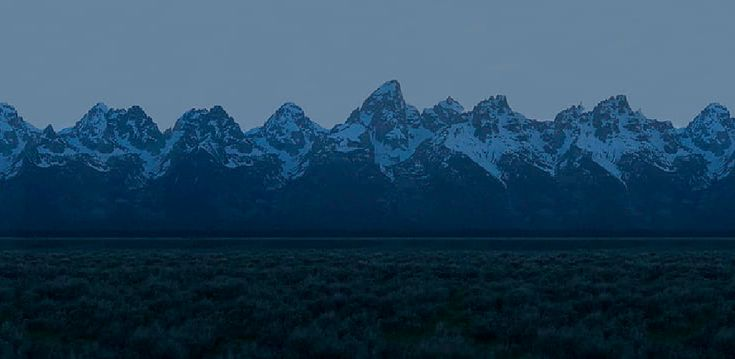
#> input picture studio/tetons/art/tetons.jpg, 735 x 359 px
$ python ascii.py
#> lines starting #> are read from the running program, lines starting #| are printed output that depends on the picture; after the words box and inside, x2 and y2 are one past the last pixel; in counts of white or black regions, pixels touching at a corner belong together
# /// script
# requires-python = ">=3.11"
# dependencies = ["numpy", "pillow>=11.3", "scipy"]
# ///
"""What the loader needs to set the Tetons at dusk in type, and the PRS birds flying over them. Run from the
repository root:

    uv run studio/tetons/ascii.py [--proof DIR]

The loader sets the mountains itself, at whatever grid fits the screen, about five pixels a character, so it keeps
as much of the photograph as type can. From here it gets:

- public/loader/tetons.webp: the photograph (art/tetons.jpg) worked over for type, twice as tall as it is. Its top
  half is each point's own colour, brightened, since type covers only part of its cell and must still read as the
  picture does. Its bottom half is each point's tone, which picks
  the character: the photograph's brightest channel with its local contrast raised, so snow stands off rock. The sky,
  flat and as bright as the snow, is given a tone and colour of its own, lower, so the peaks stand against it.
- public/loader/tetons.txt: the night the type is set on; the sky's colour; the ramp of characters, bare to full,
  ordered by Menlo's own ink; where the sky ends in each column of the photograph, traced down from the top to where
  the picture first parts from the sky's colour, so the loader can draw the ridge in strokes the way it runs (in the photograph's own points, before it was doubled); and the
  birds.

The birds (art/prs-birds.png) are the nine of PRS's bird inlays, as inlaid, flying left toward the nut, each set at a
range of heights, with its height in the set kept so the loader can keep them in proportion: in
each cell its silhouette is read at 6 by 10 points and the cell gets the printable character whose own ink, Menlo's
glyph drawn into the same cell, comes closest to it, point for point, with a slow wave of brightness across the bird
for the figure of the pearl.

With --proof, the birds are also set in Menlo as a PNG in DIR, to look at.
"""

import argparse
import os

import numpy as np
from PIL import Image, ImageDraw, ImageFilter, ImageFont
from scipy import ndimage

HERE = os.path.dirname(os.path.abspath(__file__))
ROOT = os.path.dirname(os.path.dirname(HERE))
PHOTO = os.path.join(HERE, 'art', 'tetons.jpg')
BIRDS = os.path.join(HERE, 'art', 'prs-birds.png')
HAND = os.path.join(HERE, 'art', 'ReenieBeanie.ttf')
OUT = os.path.join(ROOT, 'public', 'loader')
FONT = '/System/Library/Fonts/Menlo.ttc'

ADVANCE = 0.602
SUB = (6, 10)
CHARS = [chr(c) for c in range(32, 127) if chr(c) != '<']
# The night the type is set on.
NIGHT = '#04080e'
# Tone, from the photograph's brightest channel, between what reads as bare and as full, with local contrast raised.
DARK, LIGHT = 34, 168
CONTRAST = 1.2
SKY_TONE = 0.45
# The colours: the photograph's own, each point brightened along a curve that lifts the dark more than the light, so
# type, which covers only part of its cell, still reads as the picture does; hue kept, saturation raised a touch.
BRIGHTEN = 1.8
SATURATE = 1.15
# The photograph is handed over at twice its size, sharpened a little, so it reads crisply at a point a character.
UPSCALE = 2
# The ramp, re-sorted by Menlo's own ink.
RAMP = " .,:;-~=+*xoe%#&@"
# The birds' heights, in rows.
HEIGHTS = (4, 5, 6, 7, 8, 9, 10, 12, 14, 16)
# The writing, as the cover's is, line by line: each line's words, how far in it starts and how far it runs off level,
# as shares of the widest line and in degrees.
WRITING = (('I hate being', 0.06, -1.2), ('a loading screen', 0.0, 0.6), ('its awesome', 0.1, -0.8))
# How thick the marker is, as a share of the hand's em; and the widths, in columns, it is set at.
MARKER = 0.012
WIDTHS = (150, 200, 260, 330)


def glyphs():
    """Each character's ink in a cell, at SUB points, from Menlo drawn large with the baseline where CSS puts it at a
    line height of one."""
    em = 200
    font = ImageFont.truetype(FONT, em)
    ascent, descent = font.getmetrics()
    baseline = (em - (ascent + descent)) / 2 + ascent
    w, h = round(em * ADVANCE), em
    maps = []
    for char in CHARS:
        image = Image.new('L', (w, h), 0)
        ImageDraw.Draw(image).text((0, baseline), char, font=font, fill=255, anchor='ls')
        maps.append(np.asarray(image.resize(SUB, Image.Resampling.BOX)).astype(np.float32) / 255)
    return np.stack(maps)


def cells(values, cols, rows):
    """`values` read at SUB points a cell, as rows x cols x points."""
    sw, sh = SUB
    big = Image.fromarray(values.astype(np.float32), 'F').resize((cols * sw, rows * sh), Image.Resampling.BICUBIC)
    return np.asarray(big).reshape(rows, sh, cols, sw).transpose(0, 2, 1, 3).reshape(rows, cols, -1)


def match(target, maps):
    """The closest character to each cell of `target`, point for point."""
    flat = maps.reshape(len(maps), -1)
    pick = np.empty(target.shape[:2], np.int64)
    for r in range(target.shape[0]):
        pick[r] = ((target[r][:, None, :] - flat[None]) ** 2).sum(-1).argmin(-1)
    return pick


def hex_colour(rgb):
    return '#' + ''.join(f'{round(v):02x}' for v in rgb)


def mountains(maps):
    rgb = np.asarray(Image.open(PHOTO).convert('RGB')).astype(np.float32)
    height, width = rgb.shape[:2]

    # The sky: in each column, down to where the picture first parts from the sky's colour.
    colour = np.median(rgb[:40].reshape(-1, 3), 0)
    apart = ndimage.median_filter(np.sqrt(((rgb - colour) ** 2).sum(2)), 3) > 9
    ridge = np.argmax(apart, axis=0)
    sky = np.arange(height)[:, None] < ridge[None, :]

    value = rgb.max(2)
    detail = value + CONTRAST * (value - ndimage.gaussian_filter(value, 5))
    tone = ndimage.gaussian_filter(np.clip((detail - DARK) / (LIGHT - DARK), 0, 1), 0.6)
    tone[sky] = SKY_TONE

    level = rgb.max(-1, keepdims=True) / 255
    paint = rgb * ((1 - (1 - level) ** BRIGHTEN) / np.maximum(level, 1e-3))
    luma = (paint @ np.array([0.299, 0.587, 0.114]))[..., None]
    paint = np.clip(luma + (paint - luma) * SATURATE, 0, 255)
    sky_colour = paint[sky].mean(0)
    paint[sky] = sky_colour

    sheet = np.concatenate([paint, np.repeat(tone[..., None] * 255, 3, 2)], 0)
    os.makedirs(OUT, exist_ok=True)
    path = os.path.join(OUT, 'tetons.webp')
    sheet = Image.fromarray(np.clip(sheet, 0, 255).astype(np.uint8))
    sheet = sheet.resize((sheet.width * UPSCALE, sheet.height * UPSCALE), Image.Resampling.LANCZOS)
    sheet = sheet.filter(ImageFilter.UnsharpMask(radius=1.4, percent=60, threshold=1))
    sheet.save(path, quality=78, method=6)
    print(f'{width} x {height} photograph, {os.path.getsize(path)} bytes -> {os.path.relpath(path, ROOT)}')

    ink = {CHARS[i]: maps[i].mean() for i in range(len(CHARS))}
    ramp = ''.join(sorted(RAMP, key=lambda c: ink[c]))
    return [NIGHT, hex_colour(sky_colour), ramp, ' '.join(map(str, ridge))]


def birds(maps, proof):
    strip = np.asarray(Image.open(BIRDS).convert('L')) > 128
    found, count = ndimage.label(strip)
    sizes = ndimage.sum(strip, found, range(1, count + 1))
    shapes = [(box, i + 1) for i, box in enumerate(ndimage.find_objects(found)) if sizes[i] > 200]
    shapes.sort(key=lambda each: each[0][1].start)
    out = []
    proofs = []
    natural = []
    for b, (box, label) in enumerate(shapes):
        # As inlaid, flying toward the nut, to the left.
        mask = Image.fromarray(((found[box] == label) * 255).astype(np.uint8))
        natural.append(mask.height)
        mask = mask.resize((mask.width * 6, mask.height * 6), Image.Resampling.LANCZOS)
        ink = ndimage.gaussian_filter(np.asarray(mask).astype(np.float32) / 255, 2)
        ys, xs = np.nonzero(ink > 0.05)
        ink = ink[ys.min() : ys.max() + 1, xs.min() : xs.max() + 1]
        for rows in HEIGHTS:
            sw, sh = SUB
            cols = max(1, round(ink.shape[1] / ink.shape[0] * rows * sh / sw))
            sub = cells(ink, cols, rows)
            # The pearl's figure: a slow wave of brightness across the bird.
            r, c = np.mgrid[0:rows, 0:cols]
            sheen = 0.78 + 0.22 * np.sin((c * 0.9 + r * 1.7) / max(rows, 4) * 3)
            pick = match(np.clip(sub * sheen[..., None], 0, 1), maps)
            lines = [''.join(CHARS[i] if sub[y, x].mean() > 0.08 else ' ' for x, i in enumerate(row)).rstrip() for y, row in enumerate(pick)]
            out.append(f'{b} {rows} {cols}')
            out.extend(lines)
            if rows == HEIGHTS[-1]:
                proofs.append(lines)
    if proof:
        lines = []
        for bird in proofs:
            lines.extend(bird + [''])
        render(lines, os.path.join(proof, 'birds.png'))
    return [' '.join(map(str, natural))] + out, len(shapes)


def writing(maps, proof):
    """The words in the hand, thickened to the marker's stroke, set at each of WIDTHS."""
    em = 240
    font = ImageFont.truetype(HAND, em)
    lines = []
    for words, _, tilt in WRITING:
        left, top, right, bottom = font.getbbox(words)
        image = Image.new('L', (right + em, round(em * 1.6)), 0)
        ImageDraw.Draw(image).text((em // 2, em // 3), words, font=font, fill=255)
        lines.append(image.rotate(tilt, resample=Image.Resampling.BICUBIC, expand=True))
    widest = max(line.width for line in lines)
    page = Image.new('L', (round(widest * 1.15), round(sum(line.height for line in lines) * 0.62)), 0)
    y = 0
    for line, (_, indent, _) in zip(lines, WRITING):
        page.paste(line, (round(indent * widest), y), line)
        y += round(line.height * 0.58)
    page = page.filter(ImageFilter.MaxFilter(2 * round(MARKER * em / 2) + 1))
    ink = ndimage.gaussian_filter(np.asarray(page).astype(np.float32) / 255, 2)
    ys, xs = np.nonzero(ink > 0.05)
    ink = ink[ys.min() : ys.max() + 1, xs.min() : xs.max() + 1]
    out = []
    for cols in WIDTHS:
        rows = max(1, round(ink.shape[0] / ink.shape[1] * cols * ADVANCE))
        sub = cells(ink, cols, rows)
        pick = match(sub, maps)
        set_ = [''.join(CHARS[i] if sub[y, x].mean() > 0.1 else ' ' for x, i in enumerate(row)).rstrip() for y, row in enumerate(pick)]
        out.append(f'w {rows} {cols}')
        out.extend(set_)
        if proof and cols == WIDTHS[-1]:
            render(set_, os.path.join(proof, 'writing.png'))
    return out


def render(lines, path):
    size = 14
    font = ImageFont.truetype(FONT, size)
    cell = size * ADVANCE
    image = Image.new('RGB', (round(max(len(line) for line in lines) * cell) + 1, len(lines) * size), NIGHT)
    draw = ImageDraw.Draw(image)
    ascent, descent = font.getmetrics()
    baseline = (size - (ascent + descent)) / 2 + ascent
    for r, line in enumerate(lines):
        draw.text((0, r * size + baseline), line, font=font, fill='#eef2f4', anchor='ls')
    image.save(path)


def main():
    parser = argparse.ArgumentParser()
    parser.add_argument('--proof')
    args = parser.parse_args()
    if args.proof:
        os.makedirs(args.proof, exist_ok=True)
    maps = glyphs()
#> after the loop in glyphs, `for char in CHARS:`: maps = 94 items
    head = mountains(maps)
#> in mountains, `colour = np.median(rgb[:40].reshape(-1, 3), 0)`: colour = [101, 131, 157]
#> in mountains, `apart = ndimage.median_filter(np.sqrt(((rgb - colour) ** 2).sum(2)), 3..`:
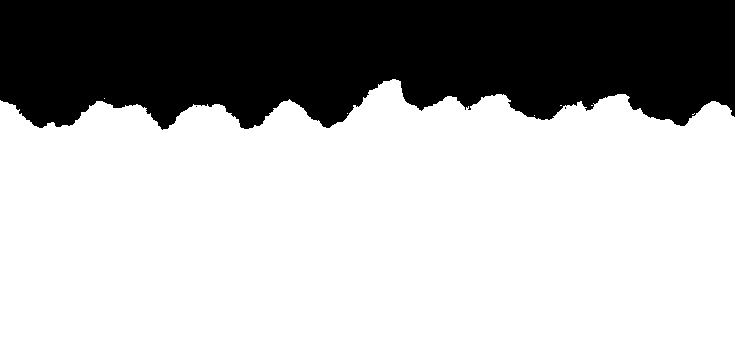
#> apart: shape (359, 735) bool; 69.5% white; 3 black regions (2 under 20 px), largest, box (x1, y1, x2, y2) and area: (0, 0, 735, 130) 80460
#> in mountains, `ridge = np.argmax(apart, axis=0)`: ridge = 735 values, max 130 at index 162, min 79 at index 392, mean 109.4
#> in mountains, `sky = np.arange(height)[:, None] < ridge[None, :]`: sky: shape (359, 735) bool; 30.5% white; 1 white region, box (x1, y1, x2, y2) and area: (0, 0, 735, 130) 80397
#> in mountains, `sky_colour = paint[sky].mean(0)`: sky_colour = [129.4, 175.4, 215.4]
#| 735 x 359 photograph, 112036 bytes -> public/loader/tetons.webp
#> in mountains, `ink = {CHARS[i]: maps[i].mean() for i in range(len(CHARS))}`: ink = 94 items
#> head = 4 items
    flock, count = birds(maps, args.proof)
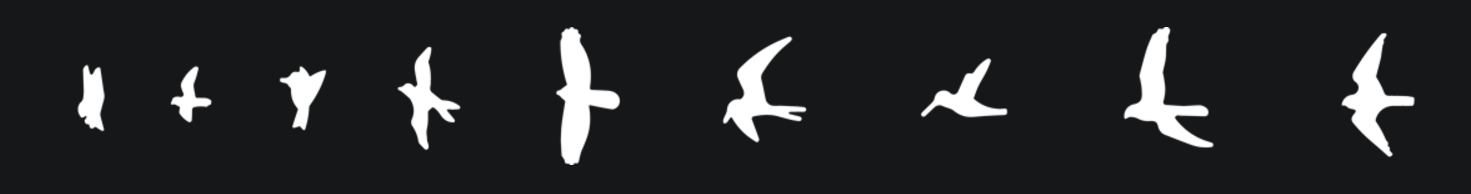
#> input picture studio/tetons/art/prs-birds.png, 1471 x 194 px
#> in birds, `strip = np.asarray(Image.open(BIRDS).convert('L')) > 128`: strip: shape (194, 1471) bool; 6.9% white; 9 white regions, largest, box (x1, y1, x2, y2) and area: (556, 27, 620, 165) 3809, (1124, 27, 1213, 147) 3374, (1342, 33, 1414, 157) 2879
#> in birds, `found, count = ndimage.label(strip)`:
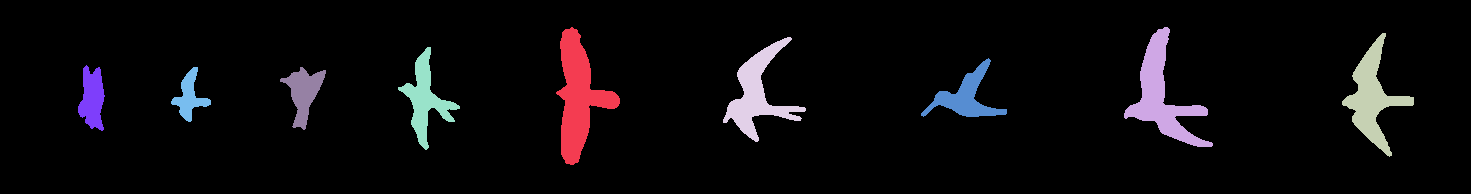
#> found: shape (194, 1471) int32; 10 distinct labels, from 0 to 9; one colour per label, 0 black
#> in birds, `found, count = ndimage.label(strip)`: count = 9
#> in birds, `sizes = ndimage.sum(strip, found, range(1, count + 1))`: sizes = [3809, 3374, 2879, 2758, 1961, 1646, 1172, 845, 1298]
#> in birds, `shapes = [(box, i + 1) for i, box in enumerate(ndimage.find_objects(fo..`: shapes = 9 items
#> the loop in birds, `for b, (box, label) in enumerate(shapes):` made 9 passes
#> label on passes 1 to 9: 7, 8, 9, 5, 1, 4, 6, 2, 3
#> after the loop in birds, `for b, (box, label) in enumerate(shapes):`:
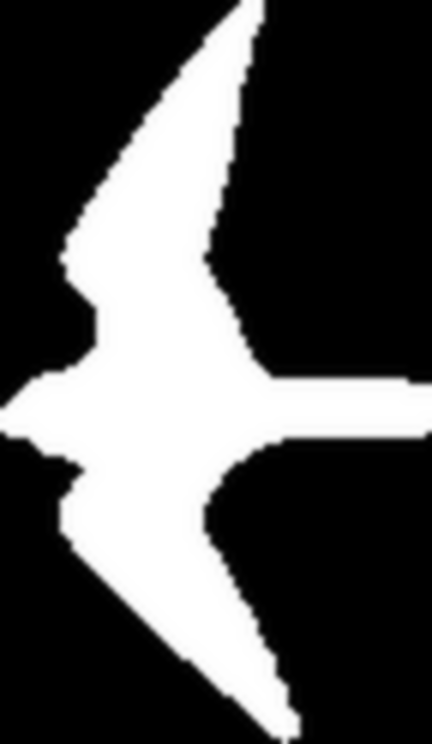
#> ink: shape (744, 432) float32; min 0, max 1, mean 0.322
#> after the loop in birds, `for b, (box, label) in enumerate(shapes):`: natural = [66, 55, 63, 103, 138, 105, 59, 120, 124]; out = 909 items, first 6: '0 4 3', 'dgt', 'd8$', 'g8[', '`Ws', '0 5 3'; proofs = 9 items
#> flock = 910 items, first 6: '66 55 63 103 138 105 59 120 124', '0 4 3', 'dgt', 'd8$', 'g8[', '`Ws'; count = 9
    words = writing(maps, args.proof)
#> after the loop in writing, `for words, _, tilt in WRITING:`:
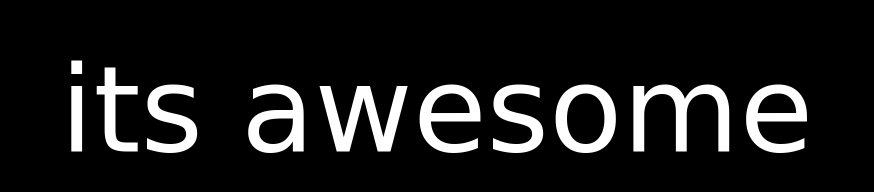
#> image: PIL image 1747x384 L (shown at 1/2 size); min 0, max 255, mean 27.5
#> after the loop in writing, `for words, _, tilt in WRITING:`: lines = 3 items
#> in writing, `widest = max(line.width for line in lines)`: widest = 2226
#> in writing, `page = Image.new('L', (round(widest * 1.15), round(sum(line.height for..`: page: PIL image 2560x768 L; every value is 0
#> the loop in writing, `for line, (_, indent, _) in zip(lines, WRITING):` made 3 passes
#> (indent, y) on passes 1 to 3: (0.06, 244), (0, 481), (0.1, 719)
#> after the loop in writing, `for line, (_, indent, _) in zip(lines, WRITING):`:
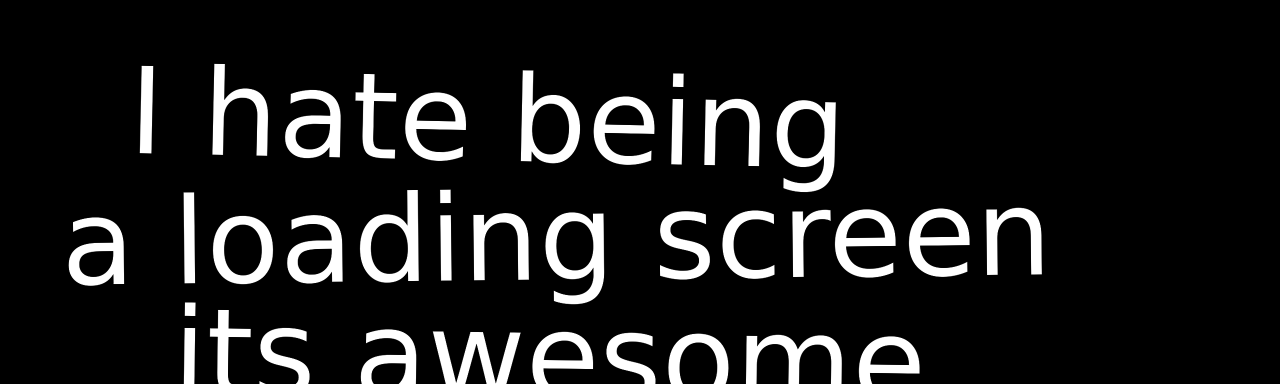
#> page: PIL image 2560x768 L (shown at 1/2 size); min 0, max 255, mean 27.7
#> after the loop in writing, `for line, (_, indent, _) in zip(lines, WRITING):`: y = 719
#> the loop in writing, `for cols in WIDTHS:` made 4 passes
#> pass 1, in writing, `pick = match(sub, maps)`:
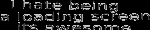
#> pick: shape (30, 150) int64; min 0, max 88, mean 11.8; drawn with min black and max white
#> after the loop in writing, `for cols in WIDTHS:`: out = 191 items
#> words = 191 items
    path = os.path.join(OUT, 'tetons.txt')
    with open(path, 'w') as f:
        f.write('\n'.join(head + flock + words) + '\n')
    print(f'{count} birds at {", ".join(map(str, HEIGHTS))} rows, {os.path.getsize(path)} bytes -> {os.path.relpath(path, ROOT)}')
#| 9 birds at 4, 5, 6, 7, 8, 9, 10, 12, 14, 16 rows, 47788 bytes -> public/loader/tetons.txt


if __name__ == '__main__':
    main()
